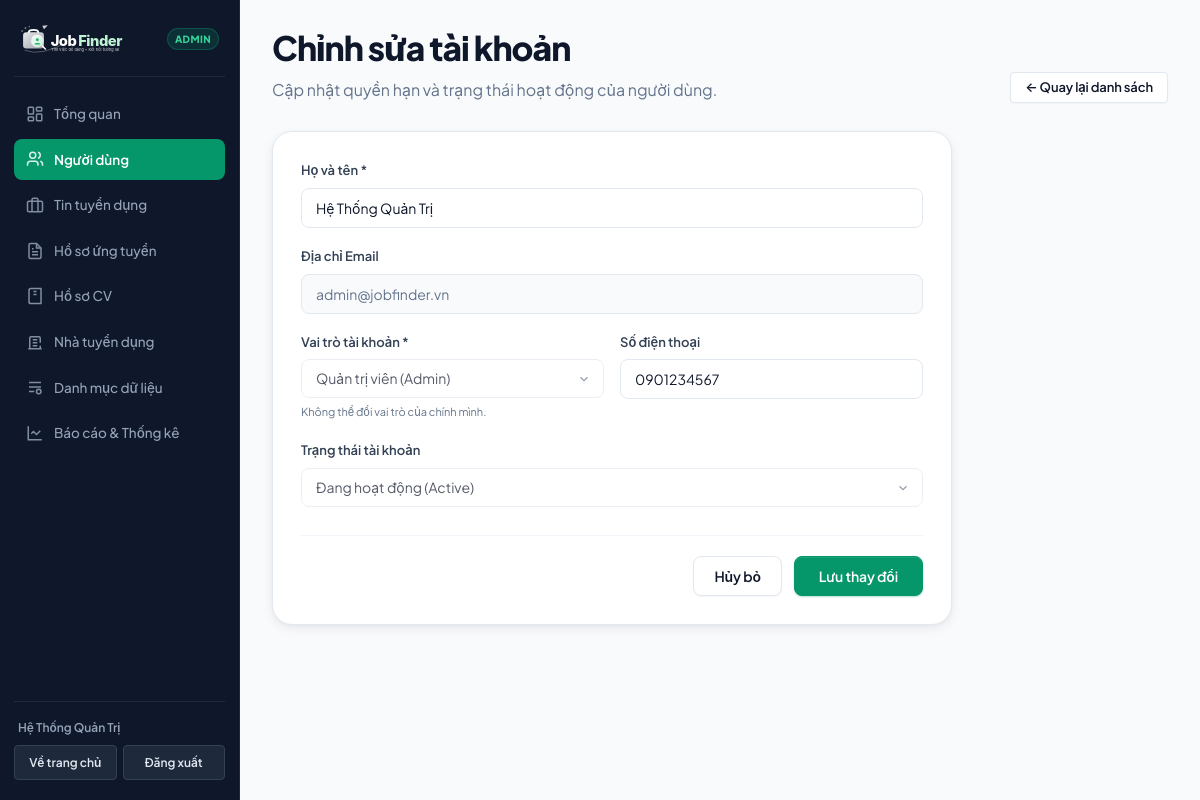
Page /admin/user-edit.php?id=1 (signed in) on the earlier database version.
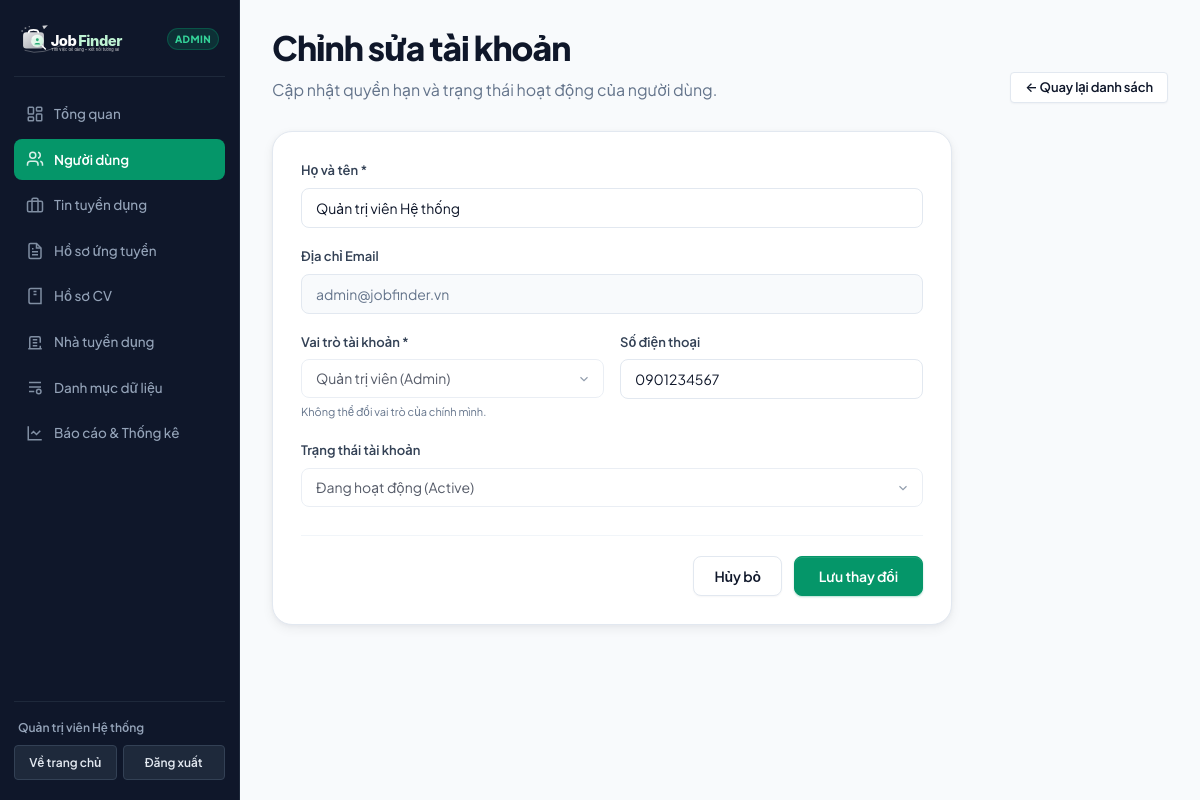
Same page on the later database version.
### tables this page shows
CREATE TABLE `users` (
  `id` INT AUTO_INCREMENT PRIMARY KEY,
  `name` VARCHAR(100) NOT NULL,
  `email` VARCHAR(100) NOT NULL UNIQUE,
  `role` ENUM('candidate', 'employer', 'admin') NOT NULL DEFAULT 'candidate',
  `password` VARCHAR(255) NOT NULL,
  `phone` VARCHAR(20) NULL,
  `avatar` VARCHAR(255) NULL,
  `google_id` VARCHAR(255) NULL,
  `auth_provider` VARCHAR(20) NOT NULL DEFAULT 'local',
  `is_active` TINYINT(1) NOT NULL DEFAULT 1,
  `created_at` TIMESTAMP DEFAULT CURRENT_TIMESTAMP,
  `updated_at` TIMESTAMP NULL ON UPDATE CURRENT_TIMESTAMP
);

### admin/user-edit.php (the view, shortened to what the changed rows need)
<?php
require_once '../config/database.php';
$admin_id = (int)$_SESSION['user_id'];
$target_id = isset($_GET['id']) ? (int)$_GET['id'] : 0;
$stmt = $pdo->prepare("SELECT * FROM users WHERE id = ?");
$stmt->execute([$target_id]);
$user = $stmt->fetch();
?>
<!DOCTYPE html>
<html lang="vi">
<head>
    <link rel="stylesheet" href="../assets/css/style.css?v=<?= time() ?>">
</head>
<body>
<div class="portal-layout">
    <?php include '../includes/admin-sidebar.php'; ?>
    <main class="portal-main">
        <div class="section-header" style="margin-bottom:28px;">
            <div>
                <h1 class="section-title">Chỉnh sửa tài khoản</h1>
            </div>
        </div>
        <div class="form-card" style="max-width:680px;">
            <form method="POST">
                <div class="form-group">
                    <label class="form-label" for="name">Họ và tên *</label>
                    <input type="text" id="name" name="name" class="form-control" value="<?= htmlspecialchars($user['name']) ?>" required>
                </div>
                <div class="form-group">
                    <label class="form-label">Địa chỉ Email</label>
                    <input type="email" class="form-control" value="<?= htmlspecialchars($user['email']) ?>" readonly style="background:var(--surface-subtle); color:var(--muted); cursor:not-allowed;">
                </div>
                <div style="display:grid; grid-template-columns:1fr 1fr; gap:16px;">
                    <div class="form-group">
                        <label class="form-label" for="role">Vai trò tài khoản *</label>
                        <select id="role" name="role" class="form-control form-select" <?= ($target_id === $admin_id) ? 'disabled' : '' ?>>
                            <option value="admin" <?= ($user['role'] === 'admin') ? 'selected' : '' ?>>Quản trị viên (Admin)</option>
                        </select>
                        <?php if ($target_id === $admin_id): ?>
                            <span style="font-size:11px; color:var(--muted);">Không thể đổi vai trò của chính mình.</span>
                        <?php endif; ?>
                    </div>
                    <div class="form-group">
                        <label class="form-label" for="phone">Số điện thoại</label>
                        <input type="text" id="phone" name="phone" class="form-control" value="<?= htmlspecialchars($user['phone'] ?? '') ?>">
                    </div>
                </div>
                <div class="form-group">
                    <label class="form-label" for="is_active">Trạng thái tài khoản</label>
                    <select id="is_active" name="is_active" class="form-control form-select" <?= ($target_id === $admin_id) ? 'disabled' : '' ?>>
                        <option value="1" <?= ((int)$user['is_active'] === 1) ? 'selected' : '' ?>>Đang hoạt động (Active)</option>
                    </select>
                </div>
            </form>
        </div>
    </main>
</div>
</body>
</html>

### includes/admin-sidebar.php (shortened to what the changed rows need)
<aside class="admin-sidebar">
  <div class="admin-sidebar__footer">
    <div class="sidebar-footer-user"><?= htmlspecialchars($_SESSION['user_name'] ?? 'Quản trị viên') ?></div>
    <div class="sidebar-footer-actions">
      <a href="../index.php" class="sidebar-footer-btn">Về trang chủ</a>
      <a href="../logout.php" class="sidebar-footer-btn sidebar-footer-btn--danger">Đăng xuất</a>
    </div>
  </div>
</aside>

Differences in the rows shown:
changed users "admin@jobfinder.vn": name "Hệ Thống Quản Trị" → "Quản trị viên Hệ thống"
Other differences:
$_SESSION['user_name']: "Hệ Thống Quản Trị" → "Quản trị viên Hệ thống"
